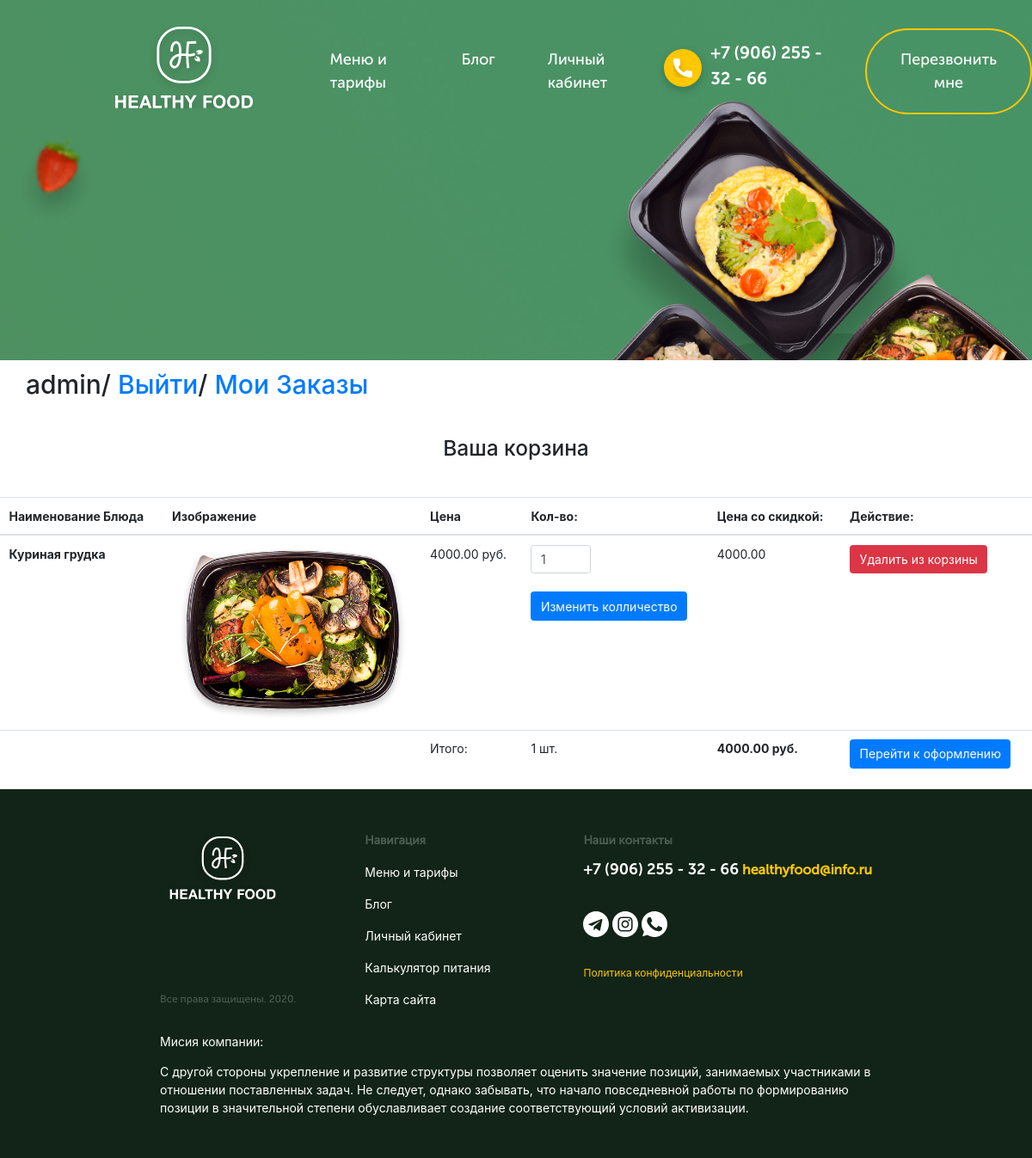
The page /personal-account/ (signed in) on the database as committed earlier.
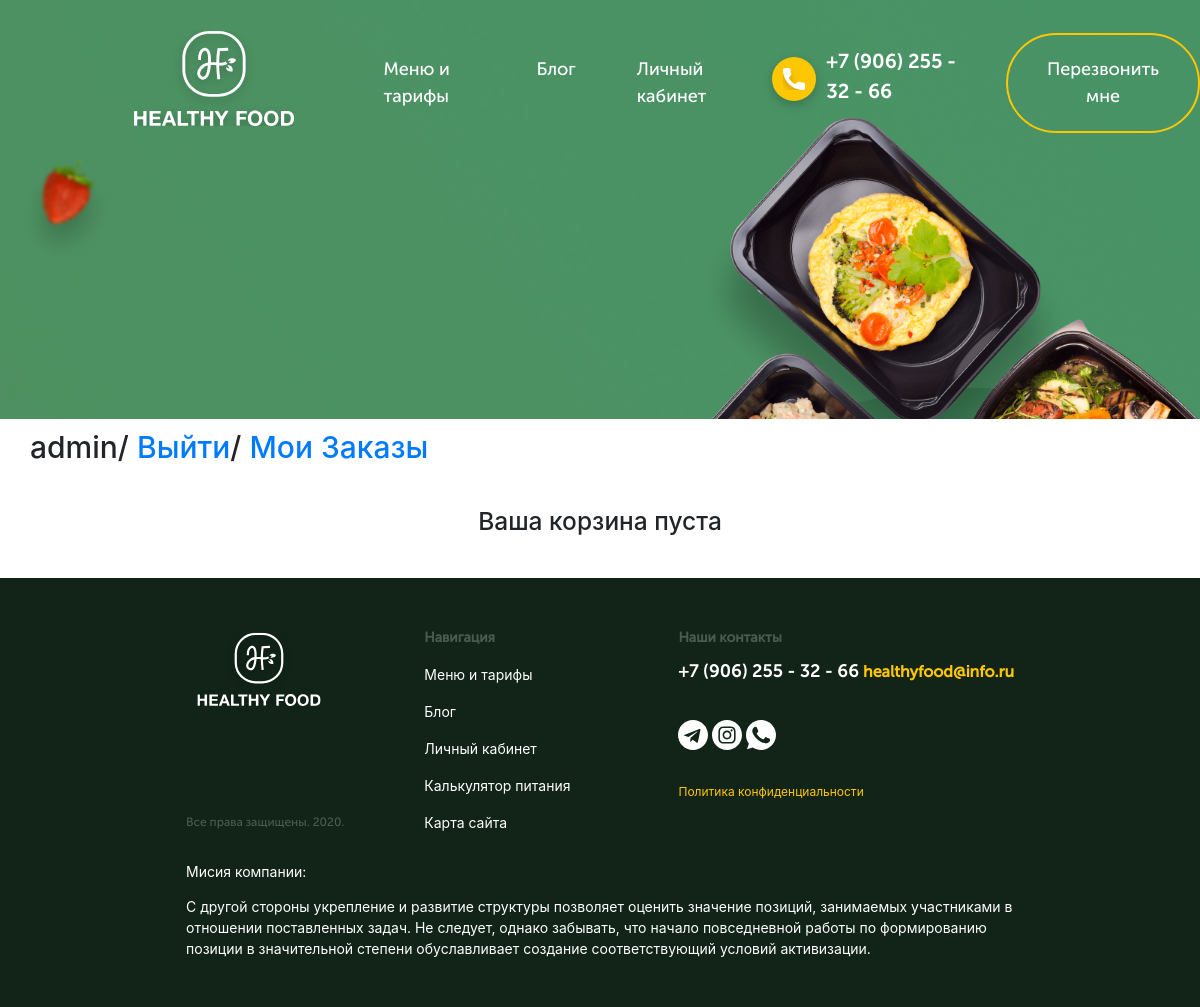
The same page on the database as committed later.
### healthyfood/apps/main_page/models.py (models this page shows, shortened)
class Order(models.Model):
    customer = models.ForeignKey(Customer, verbose_name=("Заказчик"), on_delete=models.CASCADE)
    product = models.ForeignKey(Food, verbose_name=("Имя продукта"), on_delete=models.CASCADE)
    count = models.PositiveIntegerField(default=1)
    final_price = models.DecimalField(("Итоговая цена товара"), max_digits=9, decimal_places=2)
    class Meta:
        verbose_name = ("Товар в корзине")
        verbose_name_plural = ("Товары в корзине")

class Food(models.Model):
    class Meta:
        verbose_name = ("Блюдо ")
        verbose_name_plural = ("Блюда")
    name = models.CharField(("Название блюда"), max_length=100)
    menu_discription = models.CharField(("Описание блюда"), max_length=500)
    big_img = models.ImageField(("Картинка большого слайда"), upload_to='img', height_field=None, width_field=None, max_length=None)
    small_img = models.ImageField(("Картинка маленького слайда"), upload_to='img', height_field=None, width_field=None, max_length=None)
    kkal = models.CharField(("Колличество калорий"), max_length=20)
    gramm = models.CharField(("Колличество грамм"), max_length=20)
    protein = models.CharField(("Колличество белков"), max_length=20, default='0')
    fats = models.CharField(("Колличество жиров"), max_length=20, default='0')
    carbohydrates = models.CharField(("Колличество углеводов"), max_length=20, default='0')
    price = models.DecimalField(("Цена блюда"), max_digits=9, decimal_places=2)
    discount = models.DecimalField(("Цена со скидкой, если есть"),  max_digits=9, decimal_places=2, null=True, blank = True)
    days_list = models.ManyToManyField(Days, verbose_name = "Дни недели", related_name='days')

class Cart(models.Model):
    owner = models.ForeignKey(Customer, verbose_name=("Заказчик"), on_delete=models.CASCADE, null=True, blank=True)
    products = models.ManyToManyField(Order , verbose_name=("Заказанные блюда"), blank = True)
    total_products = models.PositiveIntegerField(("Колличество блюд"), default=0)
    final_price = models.DecimalField(("Общая цена заказа"), max_digits=9, decimal_places=2, default=0)
    in_order = models.BooleanField(default = False)
    for_anonymous_user = models.BooleanField(default = False)
    class Meta:
        verbose_name = ("Корзина")
        verbose_name_plural = ("Корзины покупателей")

### healthyfood/apps/main_page/views.py (the view)
# urls.py: path('personal-account/', views.Account.as_view(), name='account'),
class Account(CartMixin, View):
    def get(self, request, *args, **kwargs):
        customer = Customer.objects.filter(user = request.user)
        return render(request, 'main_page/personal-account.html', {
            'customer': customer,
            'cart' : self.cart,
        })

### healthyfood/apps/main_page/mixins.py (called while the page is built)
    def dispatch(self, request, *args, **kwargs):
        if request.user.is_authenticated:
            customer = Customer.objects.filter(user=request.user).first()
            if not customer:
                customer = Customer.objects.create(
                    user = request.user
                )
            cart = Cart.objects.filter(owner=customer, in_order=False).first()
            if not cart:
                cart = Cart.objects.create(owner=customer)
        else:
            cart=Cart.objects.filter(for_anonymous_user=True).first()
            if not cart:
                cart = Cart.objects.create(for_anonymous_user=True)
        self.cart = cart
        return super().dispatch(request, *args, **kwargs)

### healthyfood/templates/main_page/personal-account.html (shortened to what this page needs)
{% extends "main_page/page.html" %}
{% block bootstrap %}
    <link rel="stylesheet" href="https://stackpath.bootstrapcdn.com/bootstrap/4.5.0/css/bootstrap.min.css">
{% endblock bootstrap %}
{% block content %}
    {% if user.is_authenticated %}
        <h2 class="personal__navigate">{{user.username}}/
            <a href="{% url 'logout' %}">Выйти</a>/
            <a href=" {% url 'my_orders' %} ">Мои Заказы</a>
        </h2>
    {% else %}
    <h2 class="personal__navigate">
        <a href="{% url 'login' %} ">Войти</a>/
        <a href="{% url 'signup' %} ">Зарегестрироваться</a>/
    </h2>
    {% endif %}
    <h3 class="text-center mt-5 mb-5">Ваша корзина {% if not cart.products.count %}пуста{% endif %}</h3>
    {% if cart.products.count %}
        <div class="cart">
            <table class="table">
                <thead>
                  <tr>
                    <th scope="col">Наименование Блюда</th>
                    <th scope="col">Изображение</th>
                    <th scope="col">Цена</th>
                    <th scope="col">Кол-во: </th>
                    <th scope="col">Цена со скидкой: </th>
                    <th scope="col">Действие: </th>
                  </tr>
                </thead>
                <tbody>
                    {% for item in cart.products.all  %}
                    <tr>
                        <th scope="row">{{item.product.name}}</th>
                        <td class="w-25"><img src="{{item.product.big_img.url}}" class="img-fluid" alt=""></td>
                            <td>{{ item.product.price }} руб.</td>
                        <td>
                            <form action="{% url 'change_count' food_name=item.product.name %}" method="POST">
                                <input type="number" class="form-control" name='count' value="{{item.count}}" style='width: 70px;' min='1'>
                                <br>
                                <input type="submit" class="btn btn-primary" value="Изменить колличество">
                            </form>
                        </td>
                        <td> {{item.final_price}} </td>
                        <td> <a href=" {% url 'delete-from-cart' food_name=item.product.name %} "><button class="btn btn-danger">Удалить из корзины </button></a> </td>
                    </tr>
                    {% endfor %}
                    <tr>
                        <td colspan="2"></td>
                        <td>Итого:</td>
                        <td>{{ cart.total_products }} шт.</td>
                        <td><strong>{{ cart.final_price }} руб.</strong></td>
                        <td><a href="{% url 'checkout' %} "><button class="btn btn-primary">Перейти к оформлению</button></a></td>
                    </tr>
                </tbody>
              </table>
        </div>
    {% endif %}
{% endblock content %}

### healthyfood/templates/main_page/page.html (shortened to what this page needs)
{% extends "base.html" %}
{% load static %}
{% block headerslider %}
<div class="container">
</div>
</div>
{% endblock headerslider %}

### healthyfood/templates/base.html (shortened to what this page needs)
{% load static %}
<!DOCTYPE html>
<html lang="en">
<head>
    <link rel="stylesheet" href="{% static '/style/css/normalize.css' %}">
    {% block bootstrap %}{% endblock bootstrap %}
    <link rel="stylesheet" href="{% static '/style/css/style.css' %}">
    <link rel="stylesheet" href="{% static '/style/css/slick.css' %}">
</head>
<body>
    <div class="wrapper">
        <header class="header">
             <nav class="header__navigate">
                 <div class="header__navigate__block menu-burger">
                    <div class="header__navigate__box header__navigate__logo">
                        <img id='header_logo' src="{% static '/images/logo.svg' %}" alt="Healthy Food">
                    </div>
                </div>
                 <div class="header__navigate__menuburger">
                    <div class="header__navigate__block">
                        <div class="header__navigate__box header__navigate__button">
                            <a class="header__navigate__box__name" href="{% url 'headers' %}">Меню и тарифы</a>
                           </div>
                        <div class="header__navigate__box header__navigate__button">
                            <a class="header__navigate__box__name" href="{% url 'blog' %}">Блог</a>
                       </div>
                        <div class="header__navigate__box header__navigate__button">
                            <a class="header__navigate__box__name" href=" {% if user.is_authenticated %}
                            {% url 'account' %}
                            {% else %}
                                {% url 'login' %}
                            {% endif %} ">Личный кабинет</a>
                       </div>
                     </div>
                    <div class="header__navigate__block">
                        <div class="header__navigate__box header__navigate__phone">
                            <img src="{% static '/images/phone-ico.svg' %}" alt="">
                            <p>+7 (906) 255 - 32 - 66</p>
                        </div>
                            <a id="popup" href="#popup" class="popup-link">
                                <button class="header__navigate__box header__navigate__call">Перезвонить мне</button>
                            </a>
                    </div>
                </nav>
             {% block headerslider %}
             {% endblock headerslider %}
         {% block content %}{% endblock content %}
        <footer class="footer">
            <div class="footer__block">
                <div class="footer__block__item logo">
                    <img src="{% static '/images/logo.svg' %}" alt="" class="logo">
                    <p class="direct">Все права защищены. 2020. </p>
                </div>
                <div class="footer__block__item nav" id='#footer'>
                    <p class="nav__header">Навигация</p>
                    <a href="{% url 'headers' %}" class="nav__item">Меню и тарифы</a>
                    <a href="{% url 'blog' %}" class="nav__item">Блог</a>
                    <a href="{% url 'account' %}" class="nav__item">Личный кабинет</a>
                    <a href="#calculator" class="nav__item">Калькулятор питания</a>
                    <a href="#header_logo" class="nav__item">Карта сайта</a>
                </div>
                <div class="footer__block__item contacts">
                    <p class="contacts__header">Наши контакты</p>
                    <a href="" class="contacts__phone">+7 (906) 255 - 32 - 66</a>
                    <a href="" class="contacts__mail">healthyfood@info.ru</a>
                    <div class="contacts__social">
                        <a href=""><img src="{% static '/images/telegram.svg'%}" alt=""></a>
                        <a href=""><img src="{% static 'images/instagram.svg' %}" alt=""></a>
                        <a href=""><img src="{% static 'images/whatsapp.svg' %}" alt=""></a>
                    </div>
                    <a href="" class="contacts__politic">Политика конфиденциальности</a>
                </div>
            </div>
            <div class="footer__block">
                <div class="footer__block__item mission">
                    <p class="mission__header">Мисия компании:</p>
                    <p class="mission__text">С другой стороны укрепление и развитие структуры позволяет оценить значение позиций, занимаемых участниками в отношении поставленных задач. Не следует, однако забывать, что начало повседневной работы по формированию позиции в значительной степени обуславливает создание соответствующий условий активизации.</p>
                </div>
            </div>
        </footer>
</body>
</html>

### healthyfood/apps/main_page/static/style/css/style.css (style rules this page uses)
a { text-decoration: none; }
input, button, textarea { font-family: inherit; }
body { margin: 0; }
html { scroll-behavior: smooth; }
.container { padding: 0px 50px; padding-bottom: 280px; }
#header_logo { -webkit-transform: translateX(125px); transform: translateX(125px); }
.header { position: relative; z-index: 10; background: url("../../images/header_bg.jpg"); background-position: 0 0; background-repeat: no-repeat; background-size: cover; width: 100%; }
.header__navigate { font-family: 'Museo Sans Cyrl 500'; display: -webkit-box; display: -ms-flexbox; display: flex; -webkit-box-align: center; -ms-flex-align: center; align-items: center; padding-top: 26px; }
.header__navigate__menuburger { display: -webkit-box; display: -ms-flexbox; display: flex; -webkit-box-align: center; -ms-flex-align: center; align-items: center; }
.header__navigate__block { display: -webkit-box; display: -ms-flexbox; display: flex; }
.header__navigate a { color: #ffffff; }
.header__navigate__box { color: #ffffff; font-size: 18px; }
.header__navigate__phone { display: -webkit-box; display: -ms-flexbox; display: flex; -webkit-box-align: center; -ms-flex-align: center; align-items: center; margin-right: 37px; font-family: 'Museo Sans Cyrl 700'; font-size: 20px; }
.header__navigate__logo { -ms-flex-item-align: start; align-self: flex-start; margin-right: 175px; }
.header__navigate__button { margin: 0px 30.5px; }
.header__navigate__call { border: 2px solid #FFC702; border-radius: 53px; padding: 21px 39px; background: transparent; }
.footer { padding: 51px 186px 36px; background: #112417; }
.footer a { text-decoration: none; }
.footer__block { display: -webkit-box; display: -ms-flexbox; display: flex; }
.footer__block:nth-child(1) { height: 232px; }
.footer__block:nth-child(2) { height: 110px; }
.footer__block__item .menu__header, .footer__block__item .nav__header, .footer__block__item .contacts__header { color: #4A5B4F; font-size: 14px; line-height: 17px; font-family: 'Museo Sans Cyrl 500'; font-weight: 600; }
.footer__block__item .menu__item, .footer__block__item .nav__item, .footer__block__item .contacts__item { font-size: 14px; line-height: 17px; color: #ffffff; }
.footer__block__item.logo .logo { display: block; width: 146px; height: 87px; }
.footer__block__item.logo p { color: #4A5B4F; font-size: 12px; line-height: 14px; font-family: 'Museo Sans Cyrl 500'; margin-top: 99px; }
.footer__block__item.mission { color: #ffffff !important; }
.footer__block__item.nav { margin-left: 80px; display: -webkit-box; display: -ms-flexbox; display: flex; -webkit-box-orient: vertical; -webkit-box-direction: normal; -ms-flex-direction: column; flex-direction: column; font-size: 14px; line-height: 17px; -webkit-box-flex: 1; -ms-flex: 1 1 20%; flex: 1 1 20%; }
.footer__block__item.nav .nav__item { margin-top: 20px; }
.footer__block__item.nav .nav__header { margin: 0; }
.footer__block__item.contacts { margin-left: 80px; }
.footer__block__item.contacts .contacts__phone { display: inline-block; color: #ffffff; font-size: 18px; line-height: 22px; font-family: 'Museo Sans Cyrl 700'; margin-bottom: 8px; }
.footer__block__item.contacts .contacts__mail { font-size: 16px; line-height: 19px; color: #FFC702; font-family: 'Museo Sans Cyrl 500'; font-weight: 600; }
.footer__block__item.contacts .contacts__social { margin-top: 30px; margin-bottom: 30px; }
.footer__block__item.contacts .contacts__politic { font-size: 12px; line-height: 14px; color: #FFC702; }
.wrapper { display: -webkit-box; display: -ms-flexbox; display: flex; -webkit-box-orient: vertical; -webkit-box-direction: normal; -ms-flex-direction: column; flex-direction: column; -webkit-box-align: center; -ms-flex-align: center; align-items: center; -webkit-box-pack: center; -ms-flex-pack: center; justify-content: center; overflow: hidden; }
.personal__navigate { margin: 10px 30px; font-size: 30px; }

Rows that differ between the two databases and show on the page:
removed Order: product.name "Куриная грудка", product.big_img (picture), product.price "4000.00", count "1", final_price "4000.00"
removed Cart: total_products "1", final_price "4000.00"
Other text that changed with them:
text no longer shown: "Наименование Блюда Изображение Цена Кол-во: Цена со скидкой: Действие: Итого: шт. руб. Перейти к оформлению"
text now shown: "пуста"
